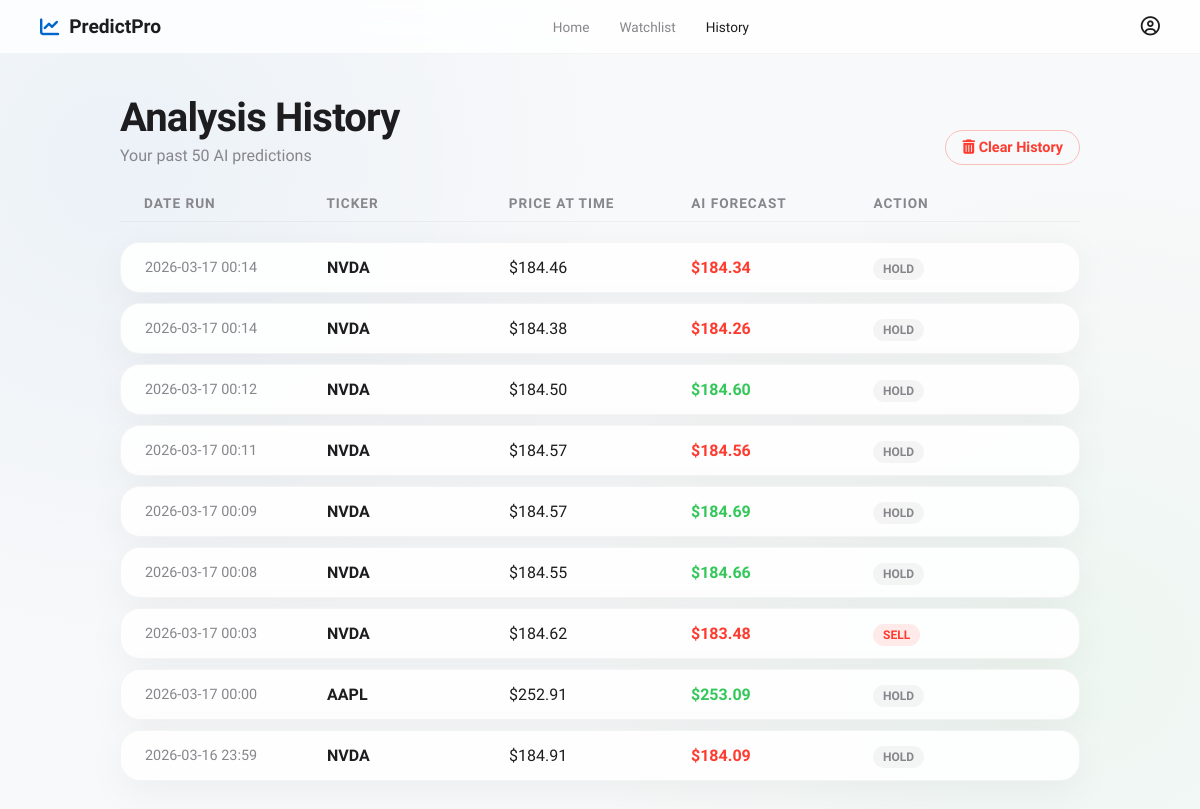
The app's page /history with its own data.
### database.py (models this page shows)
class BaseModel(Model):
    class Meta:
        database = db

class PredictionHistory(BaseModel):
    ticker = CharField()
    date_run = DateTimeField(default=datetime.now)
    current_price = FloatField()
    predicted_price = FloatField()
    currency = CharField(default="$")
    ai_suggestion = CharField()

### app.py (the view)
@app.route('/history')
def history():
    db.connect(reuse_if_open=True)
    records = PredictionHistory.select().order_by(PredictionHistory.date_run.desc()).limit(50)
    history_data = [
        {
            "ticker": r.ticker,
            "date": r.date_run.strftime('%Y-%m-%d %H:%M'),
            "current_price": r.current_price,
            "predicted_price": r.predicted_price,
            "currency": getattr(r, 'currency', '$'),
            "suggestion": r.ai_suggestion
        } for r in records
    ]
    db.close()
    return render_template('history.html', history=history_data)

### templates/history.html (shortened to what this page needs)
<!DOCTYPE html>
<html lang="en">
<head>
    <link rel="stylesheet" href="{{ url_for('static', filename='style.css') }}">
    <link rel="stylesheet" href="https://cdnjs.cloudflare.com/ajax/libs/font-awesome/6.4.0/css/all.min.css">
</head>
<body>
    <nav class="navbar">
        <div class="nav-logo" style="color: var(--accent-blue); display: flex; align-items: center; gap: 10px;">
            <i class="fa-solid fa-chart-line"></i>
            <span style="font-weight: 700; font-size: 1.2rem; color: var(--text-primary);">PredictPro</span>
        </div>
        <div class="nav-links">
            <a href="/">Home</a>
            <a href="/watchlist">Watchlist</a>
            <a href="/history" class="active">History</a>
        </div>
        <div class="nav-profile"><i class="fa-regular fa-user-circle"></i></div>
    </nav>
    <main class="page-container fade-in">
        <div style="display: flex; justify-content: space-between; align-items: flex-end; margin-bottom: 30px;">
            <div>
                <h1 class="page-title" style="margin-bottom: 5px;">Analysis History</h1>
                <p class="page-subtitle" style="margin-bottom: 0;">Your past 50 AI predictions</p>
            </div>
            {% if history %}
            <button id="clearHistoryBtn" class="secondary-btn" style="color: var(--danger); border-color: rgba(255,59,48,0.3);">
                <i class="fa-solid fa-trash-can"></i> Clear History
            </button>
            {% endif %}
        </div>
        {% if history %}
            <div class="grid-table history-grid">
                <div class="grid-header">
                    <div>Date Run</div>
                    <div>Ticker</div>
                    <div>Price at Time</div>
                    <div>AI Forecast</div>
                    <div>Action</div>
                </div>
                {% for record in history %}
                    <div class="grid-row glass-widget">
                        <div style="color: var(--text-secondary); font-size: 0.9rem;">{{ record.date }}</div>
                        <div style="font-weight: 700;">{{ record.ticker }}</div>
                        <div>{{ record.currency }}{{ "%.2f"|format(record.current_price) }}</div>
                        <div style="font-weight: 600;" class="{{ 'positive' if record.predicted_price > record.current_price else 'negative' }}">
                            {{ record.currency }}{{ "%.2f"|format(record.predicted_price) }}
                        </div>
                        <div>
                            <span class="history-chip {{ record.suggestion | lower }}-chip">
                                {{ record.suggestion }}
                            </span>
                        </div>
                    </div>
                {% endfor %}
            </div>
        {% else %}
            <div class="empty-state glass-widget">
                <i class="fa-solid fa-clock-rotate-left" style="font-size: 3rem; color: var(--text-secondary); margin-bottom: 20px;"></i>
                <h3>No history found</h3>
                <p>Track your AI intelligence requests over time here.</p>
            </div>
        {% endif %}
    </main>
</body>
</html>

### static/style.css (style rules this page uses)
:root { --bg-main: #f8f9fa; --text-primary: #1d1d1f; --text-secondary: #86868b; --accent-blue: #0066cc; --accent-hover: #0077ed; --card-bg: rgba(255, 255, 255, 0.85); --card-border: rgba(0, 0, 0, 0.04); --card-shadow: 0 10px 40px rgba(0, 0, 0, 0.05); --success: #34c759; --success-bg: rgba(52, 199, 89, 0.1); --danger: #ff3b30; --danger-bg: rgba(255, 59, 48, 0.1); --warning: #ffcc00; }
* { box-sizing: border-box; margin: 0; padding: 0; }
body { background-color: var(--bg-main); color: var(--text-primary); font-family: 'SF Pro Display', 'Inter', -apple-system, BlinkMacSystemFont, sans-serif; min-height: 100vh; display: flex; flex-direction: column; overflow-x: hidden; background-image: radial-gradient(circle at 10% 20%, rgba(0, 102, 204, 0.05) 0%, transparent 40%), radial-gradient(circle at 90% 80%, rgba(52, 199, 89, 0.05) 0%, transparent 40%); }
.navbar { display: flex; justify-content: space-between; align-items: center; padding: 15px 40px; background: rgba(255, 255, 255, 0.8); backdrop-filter: saturate(180%) blur(20px); -webkit-backdrop-filter: blur(20px); border-bottom: 1px solid var(--card-border); position: sticky; top: 0; z-index: 100; }
.nav-links { display: flex; gap: 30px; }
.nav-links a { text-decoration: none; color: var(--text-secondary); font-size: 0.85rem; font-weight: 500; transition: color 0.2s; }
.nav-links a:hover, .nav-links a.active { color: var(--text-primary); }
.nav-logo, .nav-profile { font-size: 1.2rem; color: var(--text-primary); cursor: pointer; }
.glass-widget { background: var(--card-bg); backdrop-filter: blur(20px); -webkit-backdrop-filter: blur(20px); border: 1px solid var(--card-border); border-radius: 20px; box-shadow: var(--card-shadow); padding: 24px; }
.sell-chip { background: var(--danger-bg); color: var(--danger); }
.hold-chip { background: var(--card-border); color: var(--text-secondary); }
.positive { color: var(--success); }
.negative { color: var(--danger); }
.fade-in { animation: slideUp 0.6s cubic-bezier(0.16, 1, 0.3, 1) forwards; }
.page-container { max-width: 1000px; margin: 40px auto; padding: 0 20px; width: 100%; flex: 1; }
.page-title { font-size: 2.5rem; letter-spacing: -0.02em; margin-bottom: 5px; }
.page-subtitle { color: var(--text-secondary); margin-bottom: 30px; }
.grid-table { display: flex; flex-direction: column; gap: 10px; width: 100%; }
.grid-header { display: grid; grid-template-columns: 1fr 1fr 1fr; padding: 0 24px 10px 24px; color: var(--text-secondary); font-size: 0.85rem; font-weight: 600; text-transform: uppercase; letter-spacing: 1px; border-bottom: 1px solid var(--card-border); margin-bottom: 10px; }
.history-grid .grid-header { grid-template-columns: 1fr 1fr 1fr 1fr 1fr; }
.grid-row { display: grid; grid-template-columns: 1fr 1fr 1fr; align-items: center; padding: 15px 24px; transition: transform 0.2s; }
.history-grid .grid-row { grid-template-columns: 1fr 1fr 1fr 1fr 1fr; }
.secondary-btn { background: transparent; border: 1px solid var(--card-border); color: var(--text-primary); padding: 8px 16px; border-radius: 20px; font-size: 0.9rem; font-weight: 600; font-family: inherit; cursor: pointer; transition: all 0.2s; }
.history-chip { padding: 4px 10px; border-radius: 12px; font-size: 0.75rem; font-weight: 700; }

### records on screen
PredictionHistory: date "2026-03-17 00:14", ticker "NVDA", currency "$", current_price "184.46", predicted_price "184.34", suggestion "HOLD"
PredictionHistory: date "2026-03-17 00:14", ticker "NVDA", currency "$", current_price "184.38", predicted_price "184.26", suggestion "HOLD"
PredictionHistory: date "2026-03-17 00:12", ticker "NVDA", currency "$", current_price "184.50", predicted_price "184.60", suggestion "HOLD"
PredictionHistory: date "2026-03-17 00:11", ticker "NVDA", currency "$", current_price "184.57", predicted_price "184.56", suggestion "HOLD"
PredictionHistory: date "2026-03-17 00:09", ticker "NVDA", currency "$", current_price "184.57", predicted_price "184.69", suggestion "HOLD"
PredictionHistory: date "2026-03-17 00:08", ticker "NVDA", currency "$", current_price "184.55", predicted_price "184.66", suggestion "HOLD"
PredictionHistory: date "2026-03-17 00:03", ticker "NVDA", currency "$", current_price "184.62", predicted_price "183.48", suggestion "SELL"
PredictionHistory: date "2026-03-17 00:00", ticker "AAPL", currency "$", current_price "252.91", predicted_price "253.09", suggestion "HOLD"
PredictionHistory: date "2026-03-16 23:59", ticker "NVDA", currency "$", current_price "184.91", predicted_price "184.09", suggestion "HOLD"
